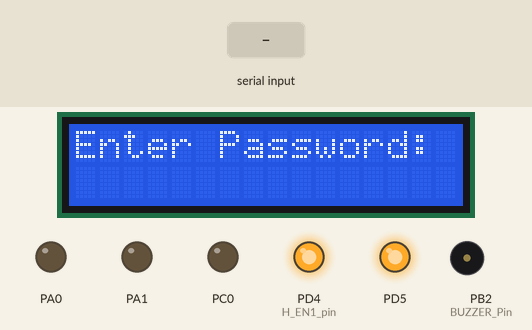
The program below on a simulated ATmega32, built with avr-gcc and emulated at 16 MHz (the files do not name the chip). On the bench: 16×2 character LCD, output pins drawn as LEDs (lit = HIGH), buzzer (waves = sounding, pin HIGH). Wiring (inferred from the names in the program): character LCD (HD44780): RS PC1; R/W PC2; E PC3; data PC4, PC5, PC6, PC7. The test bench sets the inputs (shaded band). Pins used as bus, display or sensor lines are not drawn; what the program prints to the serial monitor is not drawn.

Above: at 1.2 s.
1.3 s: "L90\n" received over Serial
At 2.6 s:
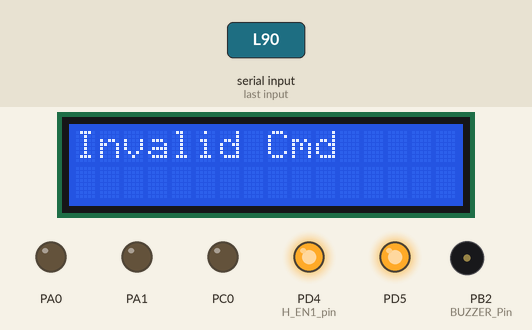
3.4 s: "L,45\n" received over Serial
At 3.9 s:
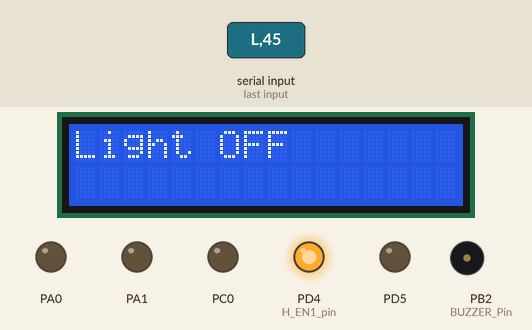
5.5 s: "A90\n" received over Serial
At 7.0 s:
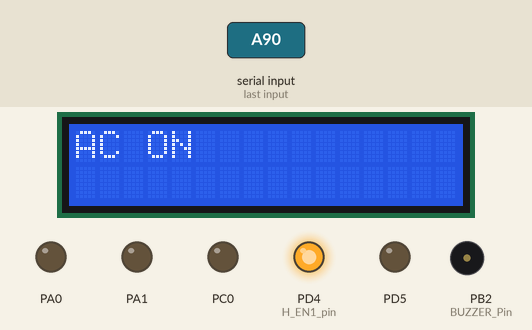
8.5 s: "A,45\n" received over Serial
At 9.0 s:
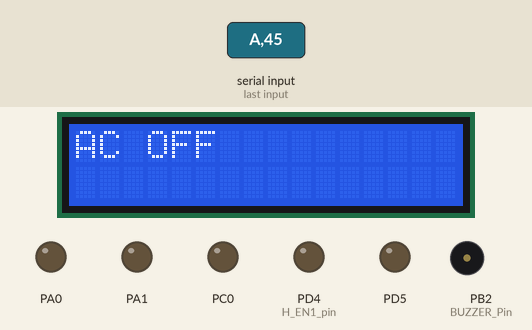
10.6 s: "P90\n" received over Serial
At 11.2 s:
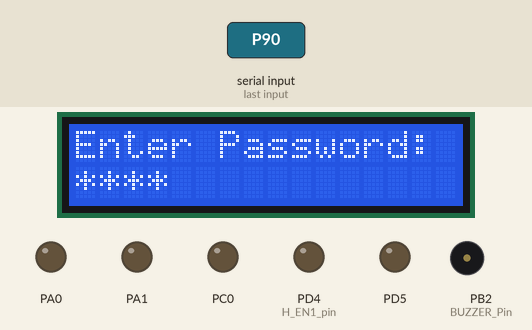
12.2 s: "90,45\n" received over Serial
At 12.54 s:
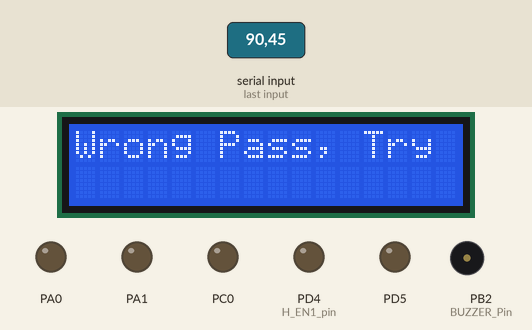
Timing chart, 0 to 15.1 s (numbered marks = the images above; inputs shaded):
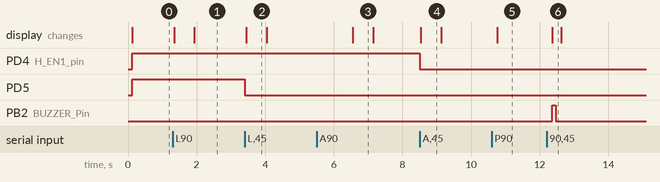

Measured:
- after the input at 1.3 s, the display: first changes at once (image 1 shows a later state)
- after the input at 3.4 s, PD5: HIGH → LOW at once; the display: changes after 0.05 s (image 2)
- after the input at 5.5 s, the display: changes after 1.0 s (image 3)
- after the input at 8.5 s, PD4 (H_EN1_pin): HIGH → LOW at once; the display: changes at once (image 4)
- after the input at 10.6 s, the display: changes after 0.16 s (image 5)
- after the input at 12.2 s, PB2 (BUZZER_Pin): LOW → HIGH after 0.17 s, → LOW 0.10 s later; the display: changes after 0.17 s (image 6)
- what the display in image 2 shows lasts 0.6 s, from 3.4 s to 4.0 s

The program:

main.c
```c
/* *
THE
Graduation_Project_AMIT
SMART HIME SYSTEM
 * */

#include "../LIB/STD_TYPE.h"
#include "../LIB/BIT_MATH.h"
#include "../MCAL/DIO/DIO_interface.h"
#include "../MCAL/ADC/ADC_interface.h"
#include "../HAL/LCD/LCD_config.h"
#include "../HAL/LCD/LCD_interface.h"
#include "../MCAL/TIMER_1/TIM1_interface.h"
#include "../HAL/DC_MOTOR/DC_MOTOR_config.h"
#include "../HAL/DC_MOTOR/DC_MOTOR_interface.h"
#include "../HAL/BUZZER/BUZZER_interface.h"
#include "../HAL/servoMotor/ServoMotor_ingerface.h"
#include "../HAL/ServoMotor/ServoMotor_config.h"
#include "../HAL/TEMP_SENSOR/TEMP_interface.h"
#include "../MCAL/UART/UART_interface.h"

#define F_CPU 16000000
#include <util/delay.h>

#define MAX_PASSWORD_LENGTH 4 // The length (size of) password

int main(void) {
	/* LCD INIT */
	DIO_voidSetPortDir(LCD_DPORT, 0xFF); //Implement the direction of LCD
	DIO_voidSetPortDir(LCD_CPORT, 0xFF); //Implement the direction of LCD
	LCD_voidInit();

	LCD_voidSendCommand(1); //Clear LCD
	LCD_voidGotoxy(0,0); // place of Enter Password
	LCD_voidSendString("Enter Password:");

	/* Keypad INIT */
	KEYPAD_voidInit();

	/* ADC INIT */
	ADC_voidInit();

	/* UART INIT */
	UART_voidInit();

	/* APPLICATION VARIABLES */
	u32 enteredPass = 0;
	u32 correctPass = 1234;
	u8 count = 3;
	u8 login_success = 0;
	u8 key=0xff;
	/* Buzzer */
	DIO_voidSetPinDir(DIO_PORTB, DIO_PIN2, OUTPUT);

	/* LEDS */
	DIO_voidSetPinDir(DIO_PORTD, DIO_PIN5, OUTPUT);

	/* AC, Dimmer, Temp Sensor, Servo Motor */
	DIO_voidSetPinDir(DIO_PORTD, DIO_PIN3, OUTPUT); // AC Control
	DIO_voidSetPinDir(DIO_PORTD, DIO_PIN4, OUTPUT); // Light Control
	DIO_voidSetPinDir(DIO_PORTA, DIO_PIN2, INPUT);  // Temp Sensor
	DIO_voidSetPinDir(DIO_PORTA, DIO_PIN3, INPUT);  // Dimmer

	while (1) {
		/* UART Interfacing */
		if (UART_u8Available()) //check if the data is available or not
		 {
			u8 receivedChar = UART_u8Rx(); //received the character and use it to choice the case of switch statement

			switch (receivedChar) {
				case 'L': // LEDS
				{
					static u8 lightState = 0;
					lightState = !lightState;
					if (lightState) {
						DIO_voidSetPinVal(DIO_PORTD, DIO_PIN5, HIGH); // turn on the LEDS
						LCD_voidSendCommand(1);
						LCD_voidGotoxy(0,0);
						LCD_voidSendString("Light ON     ");
						UART_voidTransmitString("Light ON\r\n");
						} else {
						DIO_voidSetPinVal(DIO_PORTD, DIO_PIN5, LOW); // turn off the LEDS
						LCD_voidSendCommand(1);
						LCD_voidGotoxy(0,0);
						LCD_voidSendString("Light OFF    ");
						UART_voidTransmitString("Light OFF\r\n");
					}
					_delay_ms(500); // delay to install
				}
				break;
				case 'A': // AC
				{
					static u8 acState = 0;
					acState = !acState;
					if (acState) {

						DCMOTOR_voidCW(100); // turn on the AC
						_delay_ms(1000);
						LCD_voidSendCommand(1);
						LCD_voidGotoxy(0,0);
						LCD_voidSendString("AC ON        ");
						UART_voidTransmitString("AC ON\r\n");
						} else {
						DCMOTOR_voidCW(0); // turn off the AC
						LCD_voidSendCommand(1);
						LCD_voidGotoxy(0,0);
						LCD_voidSendString("AC OFF       ");
						UART_voidTransmitString("AC OFF\r\n");
					}
					_delay_ms(500); // delay to install
				}
				break;
				case 'P': // enter password
				{
					enteredPass = 0;
					LCD_voidSendCommand(1);
					LCD_voidGotoxy(0, 0);
					LCD_voidSendString("Enter Password:");
					UART_voidTransmitString("Enter Password:\r\n");
					u8 password[MAX_PASSWORD_LENGTH];
					for (u8 i = 0; i < MAX_PASSWORD_LENGTH; i++) {
						while (!UART_u8Available());
						password[i] = UART_u8Rx();
						UART_voidTx('*'); //display star
						enteredPass = enteredPass * 10 + (password[i] - '0');
						for(u8 j = 0; j < 4; j++){
						LCD_voidGotoxy(j, 1);
						LCD_voidSendData('*');  // Display '*' for each digit
						}
					}
					UART_voidTransmitString("\r\n");

					// check the password
					if (enteredPass == correctPass) {
						login_success = 1;
						LCD_voidSendCommand(1);
						LCD_voidGotoxy(0,0);
						LCD_voidSendString("Password OK   ");
						UART_voidTransmitString("Password OK\r\n");
						_delay_ms(150);
						LCD_voidSendCommand(1);
						LCD_voidGotoxy(0,0);
						LCD_voidSendString("WELCOME HOME   ");
						UART_voidTransmitString("WELCOME HOME\r\n");
						_delay_ms(300);
						LCD_voidSendCommand(1);
						SERVO_voidSendDegree(90);
						_delay_ms(150);
						SERVO_voidSendDegree(0);
						} else {
						count--;
						if (count > 0) {
							LCD_voidSendCommand(1);
							LCD_voidGotoxy(0,0);
							LCD_voidSendString("Wrong Pass, Try");
							UART_voidTransmitString("Wrong Password, Try Again\r\n");
							BUZZER_voidOnVal();
							_delay_ms(100);
							BUZZER_voidOffVal();
							_delay_ms(100);
							} else {
							LCD_voidSendCommand(1);
							LCD_voidGotoxy(0,0);
							LCD_voidSendString("SYSTEM CLOSED  ");
							UART_voidTransmitString("SYSTEM CLOSED\r\n");
							BUZZER_voidOnVal();
							_delay_ms(500);
							BUZZER_voidOffVal();
							_delay_ms(500);

						}
					}
				}
				break;
				default:
				{
					LCD_voidSendCommand(1);
					LCD_voidGotoxy(0,0);
					LCD_voidSendString("Invalid Cmd    ");
					UART_voidTransmitString("Invalid Command\r\n");
					_delay_ms(500);
				}
				break;
			}
		}

		if (login_success == 1) {
			/* read the value of temperature degree */
			LCD_voidGotoxy(0, 0);
			LCD_voidSendString("Temp:");
			u16 temp_degree = (u16)LM35_f32GetTemperature(ADC_3);
			LCD_voidGotoxy(5, 0);
			LCD_voidSendNumber(temp_degree);
			LCD_voidSendString("C ");
			UART_voidTransmitString("Temperature: ");
			// covert the number to serial then send it
			char tempStr[5];
			itoa(temp_degree, tempStr, 10);
			UART_voidTransmitString(tempStr);
			UART_voidTransmitString("C\r\n");

			/* read the value of brightness */
			LCD_voidGotoxy(0, 1); // the place on LCD
			LCD_voidSendString("Brightness:");
			u16 level_brt = (u16)LM35_f32GetTemperature(ADC_2); // to save the value of level of brightness
			LCD_voidGotoxy(12, 1);
			LCD_voidSendNumber(level_brt); // to display the number of brightness
			LCD_voidSendString(" ");
			UART_voidTransmitString("Brightness Level: ");
			// covert the number to serial then send it
			u8 brtStr[5];
			itoa(level_brt, brtStr, 10);
			UART_voidTransmitString(brtStr);
			UART_voidTransmitString("\r\n");

			// (Dimmer) to control the level of Brightness
			if (level_brt <= 100) {
				TIMER1_voidFastPWM10BitRes(OC1A_PIN, level_brt);
			}

			// if the degree of the room get greater than or equal 28 the AC turned on
			if (temp_degree >= 28) {
				DCMOTOR_voidCW(100);
				UART_voidTransmitString("AC turned ON due to high temperature\r\n");// to send the action to user's device
				_delay_ms(40);
				UART_voidTransmitString("============================================\r\n");
			}
			// if the degree of the room get less than or equal 21 the AC turned on
			if (temp_degree <= 21) {
				DCMOTOR_voidCW(0);
				UART_voidTransmitString("AC turned OFF due to low temperature\r\n"); // to send the action to user's device
				_delay_ms(40);
				UART_voidTransmitString("============================================\r\n");
			}
		}
	}
}
```

ADC_interface.h
```c
/*
 * ADC_interface.h
 *
 * Created: 8/31/2024 3:53:42 PM
 *  Author: AMIT
 */


#ifndef ADC_INTERFACE_H_
#define ADC_INTERFACE_H_

/* Select prescaler */

#define  ADC_DEVISON_2         1
#define  ADC_DEVISON_4         2
#define  ADC_DEVISON_8         3
#define  ADC_DEVISON_16        4
#define  ADC_DEVISON_32        5
#define  ADC_DEVISON_64        6
#define  ADC_DEVISON_128       7

#define  ADC_PRESCALER     ADC_DEVISON_128


/* select channel */

#define  ADC_0        0
#define  ADC_1        1
#define  ADC_2        2
#define  ADC_3        3
#define  ADC_4        4
#define  ADC_5        5
#define  ADC_6        6
#define  ADC_7        7


void ADC_voidInit();
u16 ADC_u16ReadChannel(u8 copy_u8channel);


#endif /* ADC_INTERFACE_H_ */
```

ADC_prog.c
```c
/*
 * ADC_prog.c
 *
 * Created: 8/31/2024 3:54:13 PM
 *  Author: AMIT
 */
#include "../../LIB/BIT_MATH.h"
#include "../../LIB/STD_TYPE.h"
#include "ADC_reg.h"
#include "ADC_interface.h"


void ADC_voidInit(){

	/*Reference Selections for ADC : AVCC with external capacitor at AREF pin*/
	 CLR_BIT(ADMUX_REG,7) ;
	 SET_BIT(ADMUX_REG,6) ;

	/*select prescaler */

	 ADCSRA_REG&=0b11111000 ;
	 ADCSRA_REG|=ADC_PRESCALER ;


	/* ENABLE ADC */

	SET_BIT(ADCSRA_REG,7) ;

}

u16 ADC_u16ReadChannel(u8 copy_u8channel){

	  /* select channel */
	  ADMUX_REG &=0b11100000 ;
	  ADMUX_REG |=copy_u8channel ;
	  /* start conversion */
	  SET_BIT(ADCSRA_REG,6) ;

	  while(GET_BIT(ADCSRA_REG,4)==0) ;

	  SET_BIT(ADCSRA_REG,4) ; // CLR FLAG

	  return  ADC_REG ;

}
```

ADC_reg.h
```c
/*
 * ADC_reg.h
 *
 * Created: 8/31/2024 3:53:57 PM
 *  Author: AMIT
 */


#ifndef ADC_REG_H_
#define ADC_REG_H_


#define  ADMUX_REG   *((volatile u8*)0x27)
#define  ADCSRA_REG  *((volatile u8*)0x26)
#define  ADC_REG     *((volatile u16*)0x24) // ADCL + ADCH


#endif /* ADC_REG_H_ */
```

BUZZER_interface.h
```c
/*
 * BUZZER_interface.h
 *
 * Created: 8/23/2024 7:59:17 PM
 *  Author: bebo
 */


#include "../../LIB/STD_TYPE.h"


#ifndef BUZZER_INTERFACE_H_
#define BUZZER_INTERFACE_H_

/*****************************************************************************
* Function Name: BUZZER_voidOnVal
* Purpose      : turn on the buzzer
* Parameters   : -
* Return value : void
******************************************************************************/
void BUZZER_voidOnVal(void);
/*****************************************************************************
* Function Name: BUZZER_voidOffVal
* Purpose      : turn off the buzzer
* Parameters   : -
* Return value : void
******************************************************************************/
void BUZZER_voidOffVal(void);
/*****************************************************************************
* Function Name: BUZZER_voidToggleVal
* Purpose      : TOGGLE the state of buzzer
* Parameters   : -
* Return value : void
******************************************************************************/
void BUZZER_voidToggleVal(void);


#endif /* BUZZER_INTERFACE_H_ */
```

BUZZER_prog.c
```c
/*
 * BUZZER_prog.c
 *
 * Created: 8/23/2024 7:58:20 PM
 *  Author: bebo
 */

#include "../../LIB/BIT_MATH.h"
#include "../../LIB/STD_TYPE.h"
#include "../../MCAL/DIO/DIO_interface.h"
#include "BUZZER_interface.h"
#include "BUZZER_config.h"


void BUZZER_voidOnVal(void){
	DIO_voidSetPinVal(BUZZER_Port,BUZZER_Pin,HIGH);
}
void BUZZER_voidOffVal(void){
	DIO_voidSetPinVal(BUZZER_Port,BUZZER_Pin,LOW);
}
void BUZZER_voidToggleVal(void){

	DIO_voidTogglePinVal(BUZZER_Port,BUZZER_Pin);


}
```

DC_MOTOR_interface.h
```c
/*
 * DC_MOTOR_interface.h
 *
 * Created: 9/13/2024 2:45:00 PM
 *  Author: bebo
 */


#ifndef DC_MOTOR_INTERFACE_H_
#define DC_MOTOR_INTERFACE_H_


void DCMOTOR_voidCW(u8 copy_u8dc);
void DCMOTOR_voidACW(u8 copy_u8dc);
void DCMOTOR_voidStop(u8 copy_u8dc);


#endif /* DC_MOTOR_INTERFACE_H_ */
```

DC_MOTOR_prog.c
```c
/*
 * DC_MOTOR_prog.c
 *
 * Created: 9/13/2024 2:44:11 PM
 *  Author: bebo
 */
#include "../../MCAL/DIO/DIO_interface.h"
#include "../../MCAL/TIMER_1/TIM1_interface.h"
#include "../../LIB/STD_TYPE.h"
#include "DC_MOTOR_config.h"
#include "DC_MOTOR_interface.h"


void DCMOTOR_voidCW(u8 copy_u8dc){

	/*  SET DIR DC*/
	DIO_voidSetPinDir(H_EN1_port,H_EN1_pin,OUTPUT);
	DIO_voidSetPinDir(H_A1_port,H_A1_pin,OUTPUT);
	DIO_voidSetPinDir(H_A2_port,H_A2_pin,OUTPUT);

	/*  SET VAL DC*/
	TIMER1_voidFastPWM10BitRes(OC1B_PIN,copy_u8dc);
	DIO_voidSetPinVal(H_A1_port,H_A1_pin,HIGH);
	DIO_voidSetPinVal(H_A2_port,H_A2_pin,LOW);


}
void DCMOTOR_voidACW(u8 copy_u8dc){

	/*  SET DIR DC*/
	DIO_voidSetPinDir(H_EN1_port,H_EN1_pin,OUTPUT);
	DIO_voidSetPinDir(H_A1_port,H_A1_pin,OUTPUT);
	DIO_voidSetPinDir(H_A2_port,H_A2_pin,OUTPUT);

	/*  SET VAL DC*/
	TIMER1_voidFastPWM10BitRes(OC1B_PIN,copy_u8dc);
	DIO_voidSetPinVal(H_A1_port,H_A1_pin,LOW);
	DIO_voidSetPinVal(H_A2_port,H_A2_pin,HIGH);


}


void DCMOTOR_voidStop(u8 copy_u8dc){

	/*  SET DIR DC*/
	DIO_voidSetPinDir(H_EN1_port,H_EN1_pin,OUTPUT);
	DIO_voidSetPinDir(H_A1_port,H_A1_pin,OUTPUT);
	DIO_voidSetPinDir(H_A2_port,H_A2_pin,OUTPUT);

	/*  SET VAL DC*/
	TIMER1_voidFastPWM10BitRes(OC1B_PIN,copy_u8dc);
	DIO_voidSetPinVal(H_A1_port,H_A1_pin,LOW);
	DIO_voidSetPinVal(H_A2_port,H_A2_pin,LOW);


}
```

LED_interface.h
```c
/*
 * LED_interface.h
 *
 * Created: 8/10/2024 4:25:53 PM
 *  Author: bebo
 */
#include "../../LIB/BIT_MATH.h"
#include "../../LIB/STD_TYPE.h"

#include "../../MCAL/DIO/DIO_reg.h"
#include "../../MCAL/DIO/DIO_interface.h"


#ifndef LED_INTERFACE_H_
#define LED_INTERFACE_H_

#define LedOn	1
#define LedOff	0


/*****************************************************************************
* Function Name: LED_voidon
* Purpose      :  on the led
* Parameters   : u8 PORT,u8 PIN
* Return value : void
********************************************************************/
void LED_voidOn(u8 copy_u8port,u8 copy_u8pin);
/*****************************************************************************
* Function Name: LED_voidoff
* Purpose      :  off the led
* Parameters   : u8 PORT,u8 PIN
* Return value : void
********************************************************************/
void LED_voidOff(u8 copy_u8port,u8 copy_u8pin);
/*****************************************************************************
* Function Name: LED_voidToggle
* Purpose      :  toggle the led
* Parameters   : u8 PORT,u8 PIN
* Return value : void
********************************************************************/
void LED_voidToggle(u8 copy_u8port,u8 copy_u8pin);

#endif /* LED_INTERFACE_H_ */
```

LED_prog.c
```c
/*
 * LED_prog.c
 *
 * Created: 8/10/2024 4:27:03 PM
 *  Author: bebo
 */

#include "../../LIB/BIT_MATH.h"
#include "../../LIB/STD_TYPE.h"

#include "LED_interface.h"

void LED_voidOn(u8 copy_u8port,u8 copy_u8pin){

	 DIO_voidSetPinDir(copy_u8port,copy_u8pin,OUTPUT);
	DIO_voidSetPinVal(copy_u8port,copy_u8pin,HIGH);
}


void LED_voidOff(u8 copy_u8port,u8 copy_u8pin){

	DIO_voidSetPinDir(copy_u8port,copy_u8pin,OUTPUT);
	DIO_voidSetPinVal(copy_u8port,copy_u8pin,LOW);


}

void LED_voidToggle(u8 copy_u8port,u8 copy_u8pin){

	 DIO_voidTogglePinVal(copy_u8port,copy_u8pin);


}
```

STD_TYPE.h
```c
#ifndef STD_TYPE_H_
#define STD_TYPE_H_

typedef unsigned char                   u8 ;
typedef unsigned short int              u16;
typedef unsigned long  int              u32;
typedef unsigned long long int          u64;


typedef signed char                   s8 ;
typedef signed short int              s16;
typedef signed long  int              s32;
typedef signed long long int          s64;

typedef float                         f32 ;
typedef double                        f64 ;

typedef enum { F , T }Bool ;


#define   null      ((void*)0)


#endif 
```

ServoMotor_ingerface.h
```c
/*
 * ServoMotor_ingerface.h
 *
 * Created: 9/15/2024 12:40:27 PM
 *  Author: bebo
 */


#ifndef SERVOMOTOR_INGERFACE_H_
#define SERVOMOTOR_INGERFACE_H_


void SERVO_voidSendDegree(u16 copy_u16degree);
void SERVO_voidResetDegree(void);


#endif /* SERVOMOTOR_INGERFACE_H_ */
```

TEMP_interface.h
```c
/*
 * TEMP_interface.h
 *
 * Created: 9/19/2024 11:28:39 PM
 *  Author: bebo
 */


#ifndef TEMP_INTERFACE_H_
#define TEMP_INTERFACE_H_

#include "../../LIB/STD_TYPE.h"

#define   ADC_MAX_VALUE   1023
#define   VREF            5.0

f32 LM35_f32GetTemperature(u8 channel);


#endif /* TEMP_INTERFACE_H_ */
```

TEMP_prog.c
```c
/*
 * TEMP_prog.c
 *
 * Created: 9/19/2024 11:27:19 PM
 *  Author: bebo
 */


#include "../../LIB/STD_TYPE.h"
#include "../../MCAL/ADC/ADC_interface.h"
#include "TEMP_interface.h"


f32 LM35_f32GetTemperature(u8 copy_u8channel){
	u16 adc_value = ADC_u16ReadChannel(copy_u8channel);
	f32 voltage = (adc_value * VREF) / ADC_MAX_VALUE;
	f32 temperature = voltage * 100;
	return temperature;
}
```

TIM1_interface.h
```c
/*
 * TIM1_interface.h
 *
 * Created: 9/7/2024 4:16:16 PM
 *  Author: AMIT
 */


#ifndef TIM1_INTERFACE_H_
#define TIM1_INTERFACE_H_


/* select prescaler */

#define  NO_PRESCALER      0x01
#define  _8_PRESCALER      0x02
#define  _64_PRESCALER     0x03
#define  _256_PRESCALER    0x04
#define  _1024_PRESCALER   0x05

#define TIM1_PRESCALER      _8_PRESCALER


#define  OC1A_PIN      0
#define  OC1B_PIN      1


void TIMER1_voidFastPWM10BitRes(u8 copy_u8_pin , u8 copy_u8_duty) ;
void TIMER1_voidFastPWMICR1(void) ;
void TIMER1_voidSETOCRval(u16 copy_u16val);
void TIM1_voidSetCallBack(void(*ptr1)(void));


#endif /* TIM1_INTERFACE_H_ */
```

TIM1_prog.c
```c
/*
 * TIM1_prog.c
 *
 * Created: 9/7/2024 4:16:51 PM
 *  Author: AMIT
 */
#include "../../LIB/BIT_MATH.h"
#include "../../LIB/STD_TYPE.h"
#include "TIM1_reg.h"
#include "TIM1_interface.h"


void (*TIM1_PTR)(void)= null;


void TIMER1_voidFastPWM10BitRes(u8 copy_u8_pin , u8 copy_u8_duty) {

	    /* select mode : 10 bit fast pwm */
	      SET_BIT(TCCR1A_REG,0) ;
	      SET_BIT(TCCR1A_REG,1) ;
		  SET_BIT(TCCR1B_REG,3) ;
		  CLR_BIT(TCCR1B_REG,4) ;
		/* SET prescaler */

	    TCCR1B_REG&=0b11111000 ;
	    TCCR1B_REG|=TIM1_PRESCALER ;
		/* select pin */

		switch(copy_u8_pin){


		  case OC1A_PIN :
		                  /* select fastpwm mode : non inverting */
						  CLR_BIT(TCCR1A_REG,6) ;
						  SET_BIT(TCCR1A_REG,7) ;

						   OCR1A_REG = copy_u8_duty*10.24 ;
						  break ;

		  case OC1B_PIN :
		  	             /* select fastpwm mode : non inverting */
		  	             CLR_BIT(TCCR1A_REG,4) ;
		  	             SET_BIT(TCCR1A_REG,5) ;

		  	         OCR1B_REG = copy_u8_duty*10.24 ;
		  	  break ;
		}


}


void TIMER1_voidFastPWMICR1(void){
		    /* select mode : 10 bit fast pwm */
		    CLR_BIT(TCCR1A_REG,0) ;
		    SET_BIT(TCCR1A_REG,1) ;
		    SET_BIT(TCCR1B_REG,3) ;
		    SET_BIT(TCCR1B_REG,4) ;
		    /* SET prescaler */

		    TCCR1B_REG&=0b11111000 ;
		    TCCR1B_REG|=TIM1_PRESCALER ;

			 /* select fastpwm mode : non inverting */
			 CLR_BIT(TCCR1A_REG,4) ;
			 SET_BIT(TCCR1A_REG,5) ;

			 /*SET_ICR */
			ICR1_REG=40000;

}
void TIMER1_voidSETOCRval(u16 copy_u16val){

	OCR1B_REG=copy_u16val;


}

void TIM1_voidSetCallBack(void(*ptr1)(void)){

	TIM1_PTR=ptr1;

}
```

TIM1_reg.h
```c
/*
 * TIM1_reg.h
 *
 * Created: 9/7/2024 4:16:34 PM
 *  Author: AMIT
 */


#ifndef TIM1_REG_H_
#define TIM1_REG_H_


#define TCCR1A_REG      *((volatile  u8*)0x4F)
#define TCCR1B_REG      *((volatile  u8*)0x4E)
#define OCR1A_REG       *((volatile  u16*)0x4A) // OCR1AH_REG + OCR1AL_REG
#define OCR1B_REG       *((volatile  u16*)0x48) // OCR1BH_REG + OCR1BL_REG
#define ICR1_REG        *((volatile  u16*)0x46) // ICRL_REG + ICRH_REG
#define TIFR_REG        *((volatile  u8*)0x58)
#define TCNT1_REG       *((volatile  u16*)0x4C)
#define TIMSK_REG       *((volatile  u8*)0x59)


#endif /* TIM1_REG_H_ */
```

Source omitted: UART_interface.h (348 bytes), UART_prog.c (918 bytes), UART_reg.h (405 bytes), sServoMotor_prog.c (461 bytes), BUZZER_config.h (228 bytes), DC_MOTOR_config.h (550 bytes), KEYPAD_config.h (540 bytes), LCD_config.h (538 bytes), ServoMotor_config.h (244 bytes), KEYPAD_prog.c (2015 bytes), LCD_interface.h (566 bytes), LCD_prog.c (3303 bytes) and 4 more
